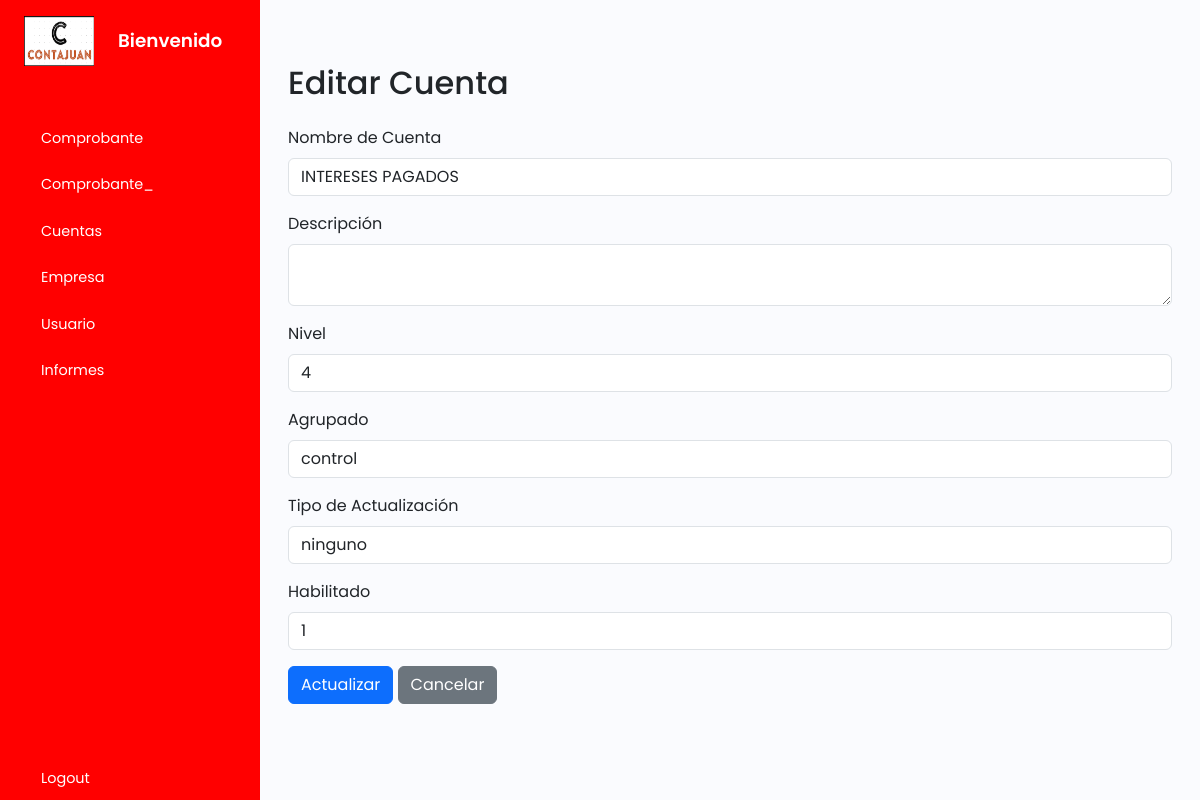
Screenshot of /tcuentas/update.php?id=51401000 with the database file from the repository.
### tables this page shows
CREATE TABLE `tcuentas` (
  `codigo` int(11) NOT NULL,
  `nombrecuenta` varchar(255) NOT NULL,
  `descripcion` varchar(255) NOT NULL,
  `nivel` int(11) NOT NULL,
  `agrupado` varchar(255) NOT NULL,
  `tipoactualizacion` varchar(255) NOT NULL,
  `habilitado` int(11) NOT NULL
);

### tcuentas/update.php (the view, shortened to what this page needs)
<?php
    include_once("../plantilla/inicio.php");
    include_once ('../cone.php');
?>
        <div class="main p-3">
        <div class="container mt-5">
            <h2 class="mb-4">Editar Cuenta</h2>
            <?php
            if (isset($_GET['id'])) {
                $codigo = $_GET['id'];
                $sql = "SELECT * FROM tcuentas WHERE codigo='$codigo'";
                $result = $conn->query($sql);
                if ($result->num_rows > 0) {
                    $row = $result->fetch_assoc();
                } else {
                    echo "<div class='alert alert-warning' role='alert'>No se encontró el registro</div>";
                }
            }
            ?>
            <form method="post" action="update.php">
                <div class="mb-3">
                    <label for="nombrecuenta" class="form-label">Nombre de Cuenta</label>
                    <input type="text" class="form-control" id="nombrecuenta" name="nombrecuenta" value="<?php echo $row['nombrecuenta']; ?>" required>
                </div>
                <div class="mb-3">
                    <label for="descripcion" class="form-label">Descripción</label>
                    <textarea class="form-control" id="descripcion" name="descripcion" required><?php echo $row['descripcion']; ?></textarea>
                </div>
                <div class="mb-3">
                    <label for="nivel" class="form-label">Nivel</label>
                    <input type="number" class="form-control" id="nivel" name="nivel" value="<?php echo $row['nivel']; ?>" required>
                </div>
                <div class="mb-3">
                    <label for="agrupado" class="form-label">Agrupado</label>
                    <input type="text" class="form-control" id="agrupado" name="agrupado" value="<?php echo $row['agrupado']; ?>" required>
                </div>
                <div class="mb-3">
                    <label for="tipoactualizacion" class="form-label">Tipo de Actualización</label>
                    <input type="text" class="form-control" id="tipoactualizacion" name="tipoactualizacion" value="<?php echo $row['tipoactualizacion']; ?>" required>
                </div>
                <div class="mb-3">
                    <label for="habilitado" class="form-label">Habilitado</label>
                    <input type="text" class="form-control" id="habilitado" name="habilitado" value="<?php echo $row['habilitado']; ?>" required>
                </div>
                <button type="submit" class="btn btn-primary">Actualizar</button>
                <a href="index.php" class="btn btn-secondary">Cancelar</a>
            </form>
        </div>
        </div>
    </div>
    <?php
    include_once("../plantilla/final.php");
?>

### style.css (style rules this page uses)
a { text-decoration: none; }
body { font-family: 'Poppins', sans-serif; }
.main { min-height: 100vh; width: 100%; overflow: hidden; transition: all 0.35s ease-in-out; background-color: #fafbfe; }

### rows the page displays
tcuentas: nombrecuenta "INTERESES PAGADOS", nivel "4", agrupado "control", tipoactualizacion "ninguno", habilitado "1"
